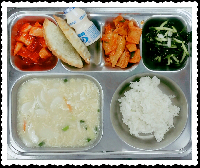
#> input picture LabellingTool/input/20170441.png, 200 x 168 px; its folder holds only this picture in this run
$ python main.py
#> lines starting #> are read from the running program, lines starting #| are printed output that depends on the picture
### LabellingTool/util.py
import os
from config import IMG_PATH


def load_img_files():
    file_list = os.listdir(IMG_PATH)
    img_files = [file for file in file_list if file.endswith('.png')]
    img_files.sort()
    print(img_files)
    return img_files


def crop_img(img):
    y, x, c = img.shape

    left_x = int((x - 200) / 2)
    up_y = int((y - 150) / 2)

    img = img[up_y:up_y + 150, left_x:left_x + 200]

    y, x, c = img.shape

    print(x, y)
    assert x == 200 and y == 150

    return img


def clamp(n, smallest, largest):
    return max(smallest, min(n, largest))

### LabellingTool/cv_util.py
import cv2
import os
import numpy as np
from config import *


def setup_cv(img, on_mouse):
    cv2.namedWindow('image', cv2.WINDOW_NORMAL)  # 창 크기 수동 조절
    cv2.moveWindow(winname='image', x=50, y=50)

    cv2.setMouseCallback('image', on_mouse, img)


def load_label(img, img_file_name):
    y, x, c = img.shape

    if os.path.isfile(os.path.join(LABEL_PATH, img_file_name)):  # label file 존재시 label 불옴옴
        label = cv2.imread(os.path.join(LABEL_PATH, img_file_name))
    else:
        label = np.zeros((150, 200, c), dtype=np.uint8)

    label = cv2.resize(label, dsize=(200 * 5, 150 * 5), interpolation=cv2.INTER_AREA)

    dst = cv2.addWeighted(img, 0.3, label, 0.7, 0)

    return label, dst

### LabellingTool/main.py
import cv2
import os

from util import crop_img, load_img_files, clamp
from cv_util import setup_cv, load_label

import cv2
import numpy as np
from PIL import ImageFont, ImageDraw, Image

from config import *

font = ImageFont.truetype("fonts/NanumGothic.ttf", 40)


# [30 lines left out: function on_mouse, not called in this run]


color_idx = 0
img_files = load_img_files()

oldx = oldy = -1

brush_size = 100
brush_size_control_ratio = 10

img_index = 0

img = cv2.imread(os.path.join(IMG_PATH, img_files[img_index]))
#> img is the input picture: shape (168, 200, 3); mean B, G, R 132.1, 147.9, 154.9
img = crop_img(img)
#> in crop_img, `img = img[up_y:up_y + 150, left_x:left_x + 200]`:
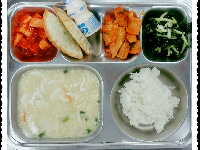
#> img: shape (150, 200, 3); mean of channels 0, 1, 2 128.3, 146, 154; drawn as B, G, R
#| 200 150
img = cv2.resize(img, dsize=(200 * 5, 150 * 5), interpolation=cv2.INTER_AREA)
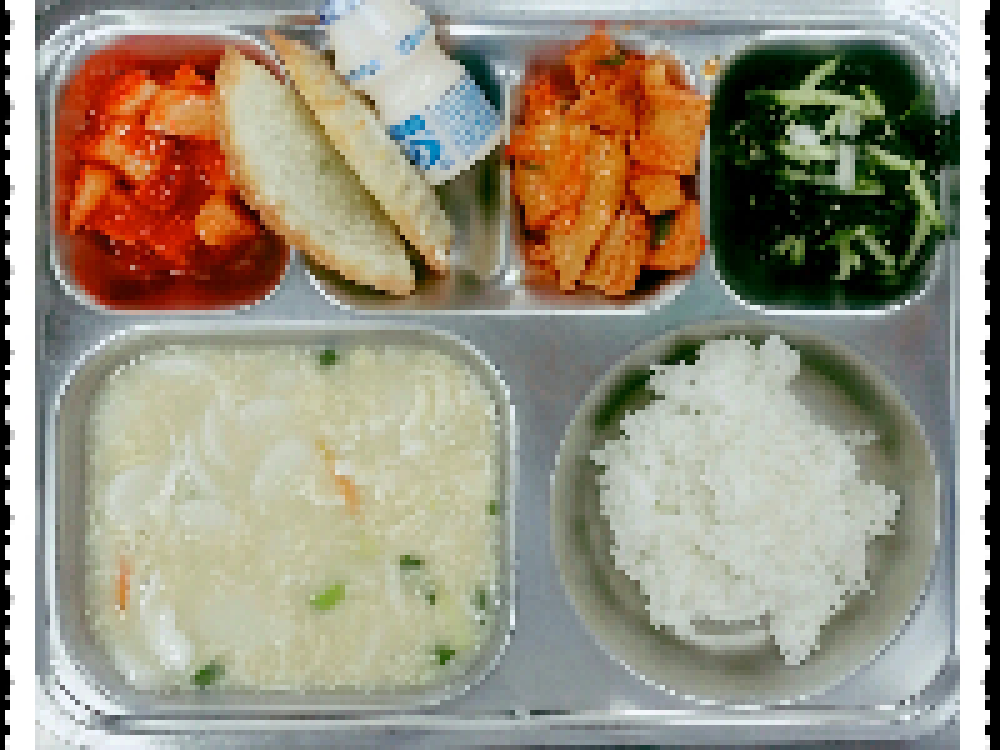
#> img: shape (750, 1000, 3); mean of channels 0, 1, 2 128.3, 146, 154; drawn as B, G, R

y, x, c = img.shape
#> y = 750; x = 1000; c = 3

label, dst = load_label(img, img_files[img_index])
#> in load_label, `label = cv2.resize(label, dsize=(200 * 5, 150 * 5), interpolation=cv2...`:
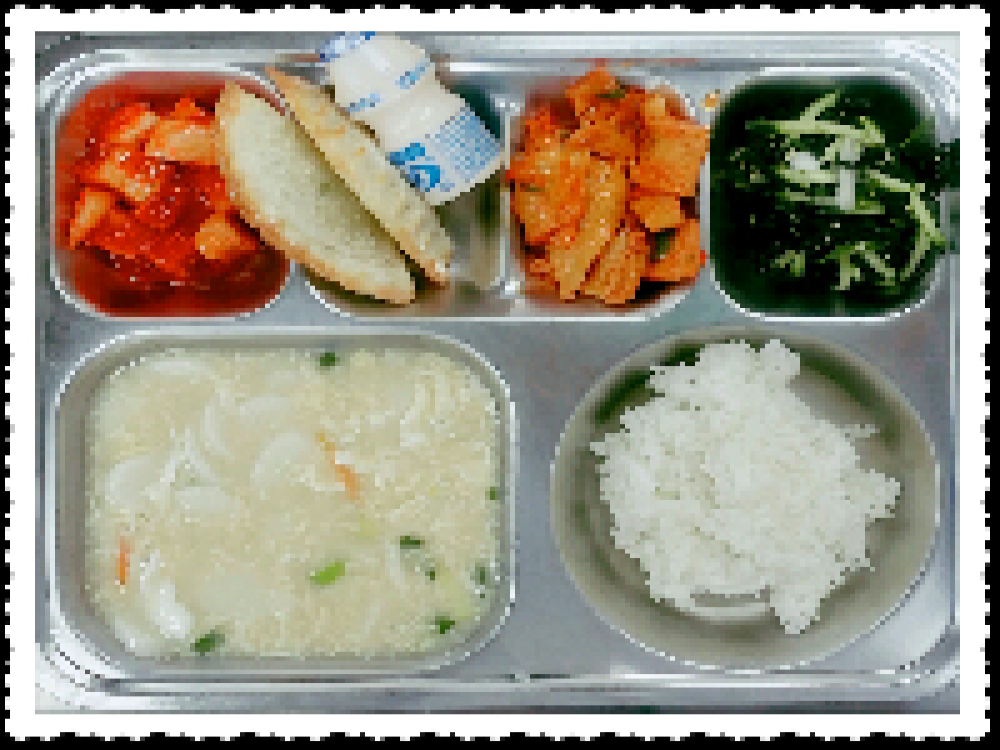
#> label: shape (750, 1000, 3); mean B, G, R 132.1, 147.9, 154.9
#> in load_label, `dst = cv2.addWeighted(img, 0.3, label, 0.7, 0)`:
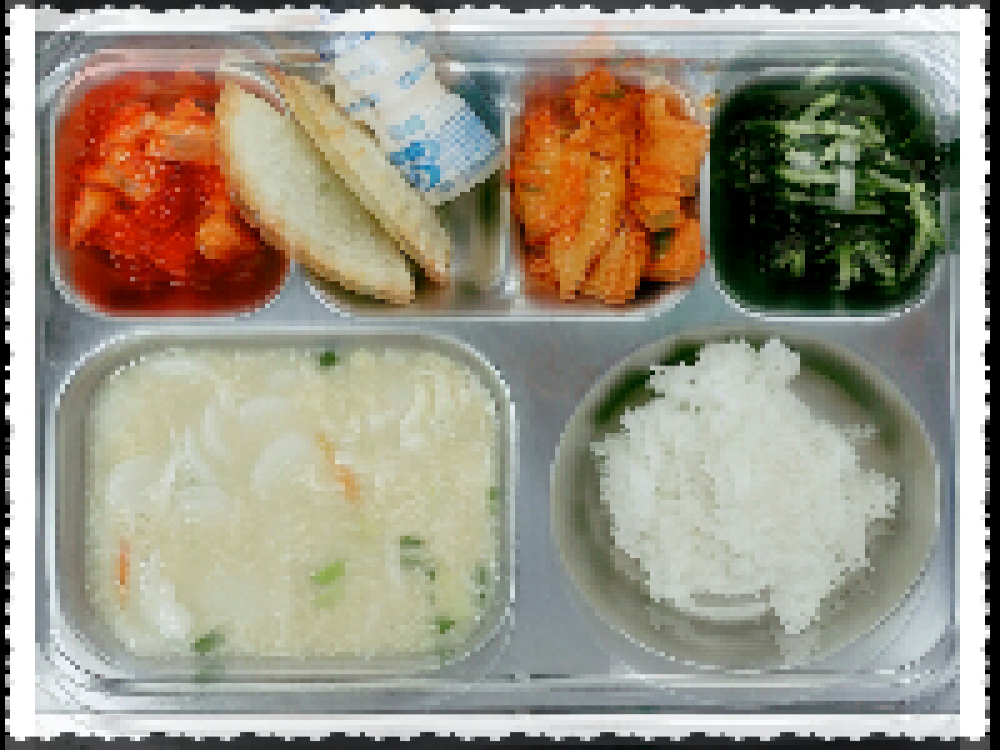
#> dst: shape (750, 1000, 3); mean of channels 0, 1, 2 131, 147.3, 154.6; drawn as B, G, R

cv2.imshow('image', dst)

setup_cv(img, on_mouse=on_mouse)

show_label = False


# [19 lines left out: function next_img, not called in this run]


while True:
    key = cv2.waitKey()
#> (key x is pressed here)

    if key == ord('1'):
        brush_size -= brush_size_control_ratio
    elif key == ord('2'):
        brush_size += brush_size_control_ratio
    elif key == ord('l'):
        if show_label:
            cv2.imshow('image', label)
        else:
            cv2.imshow('image', dst)
        show_label = not show_label
    elif key == ord('z'):  # 밥
        color_idx = 0
        pass
    elif key == ord('x'):  # 중앙 부식 (보통 우유)
        color_idx = 1
        pass
    elif key == ord('c'):  # 국
        color_idx = 2
        pass
    elif key == ord('a'):  # 왼쪽 반찬
        color_idx = 3
        pass
    elif key == ord('s'):  # 중앙 반찬 (윈쪽)
        color_idx = 4
        pass
    elif key == ord('d'):  # 중앙 반찬 (오른쪽)
        color_idx = 5
        pass
    elif key == ord('f'):  # 오른쪽 반찬
        color_idx = 6
        pass
    elif key == ord('g'):  # 식판에 걸쳐있는 부식
        color_idx = 7
        pass
    elif key == 27:  # esc
        break

    print(key)
    if key == ord('m'):  # right arrow
        print('right')
        next_img(1)

    elif key == ord('n'):  # left arrow
        print('left')
        next_img(-1)

cv2.destroyAllWindows()

$ run again, on LabellingTool/input/20170442.png
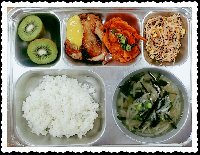
#> input picture LabellingTool/input/20170442.png, 200 x 155 px
#> img is the input picture: shape (155, 200, 3); mean B, G, R 126.9, 144, 150.5
#| 200 150
#> `img = cv2.resize(img, dsize=(200 * 5, 150 * 5), interpolation=cv2.INTE..`:
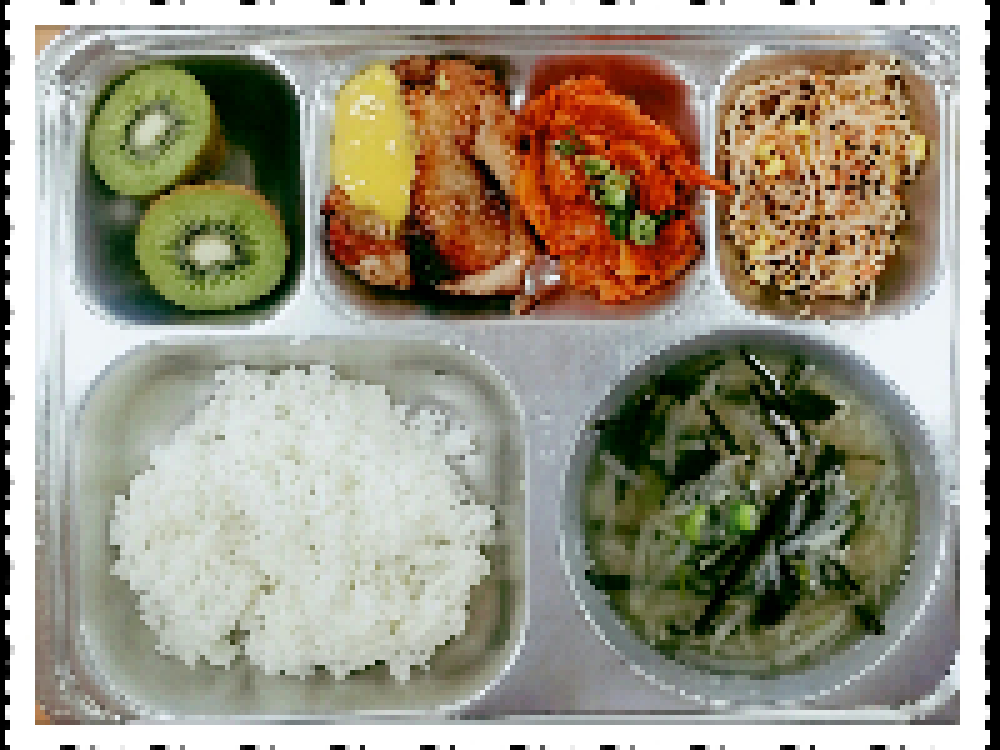
#> img: shape (750, 1000, 3); mean of channels 0, 1, 2 130.4, 148.1, 154.8; drawn as B, G, R
#> in load_label, `dst = cv2.addWeighted(img, 0.3, label, 0.7, 0)`:
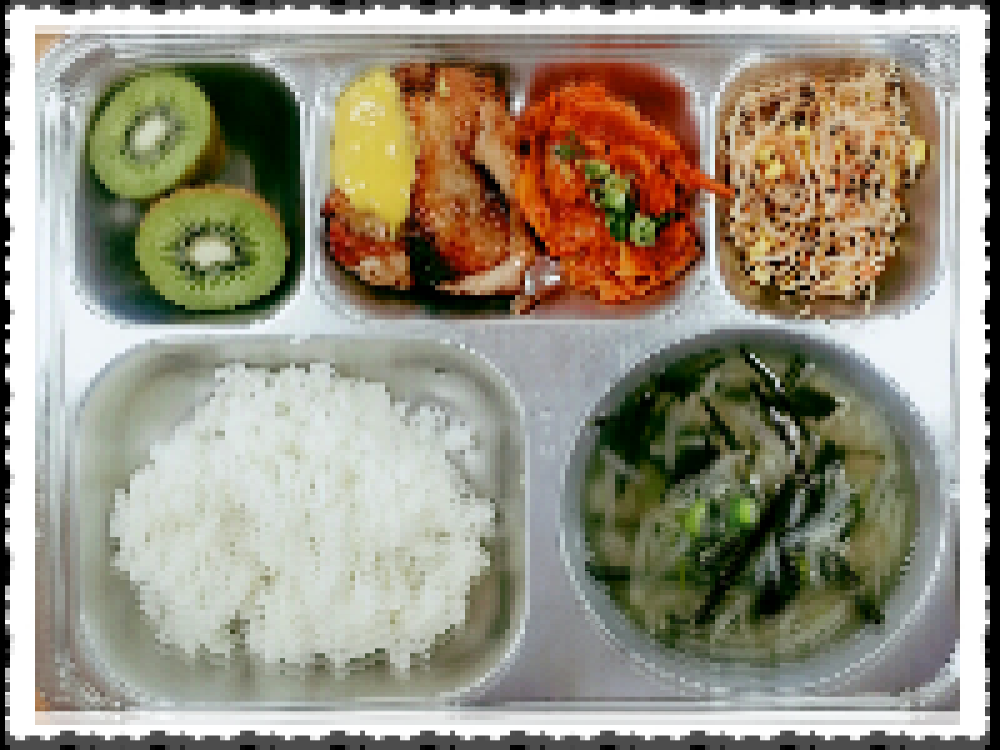
#> dst: shape (750, 1000, 3); mean of channels 0, 1, 2 128, 145.2, 151.7; drawn as B, G, R

$ run again, on LabellingTool/input/20170443.png
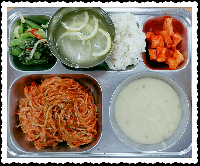
#> input picture LabellingTool/input/20170443.png, 200 x 166 px
#> img is the input picture: shape (166, 200, 3); mean B, G, R 119.7, 134.9, 147.8
#| 200 150
#> `img = cv2.resize(img, dsize=(200 * 5, 150 * 5), interpolation=cv2.INTE..`:
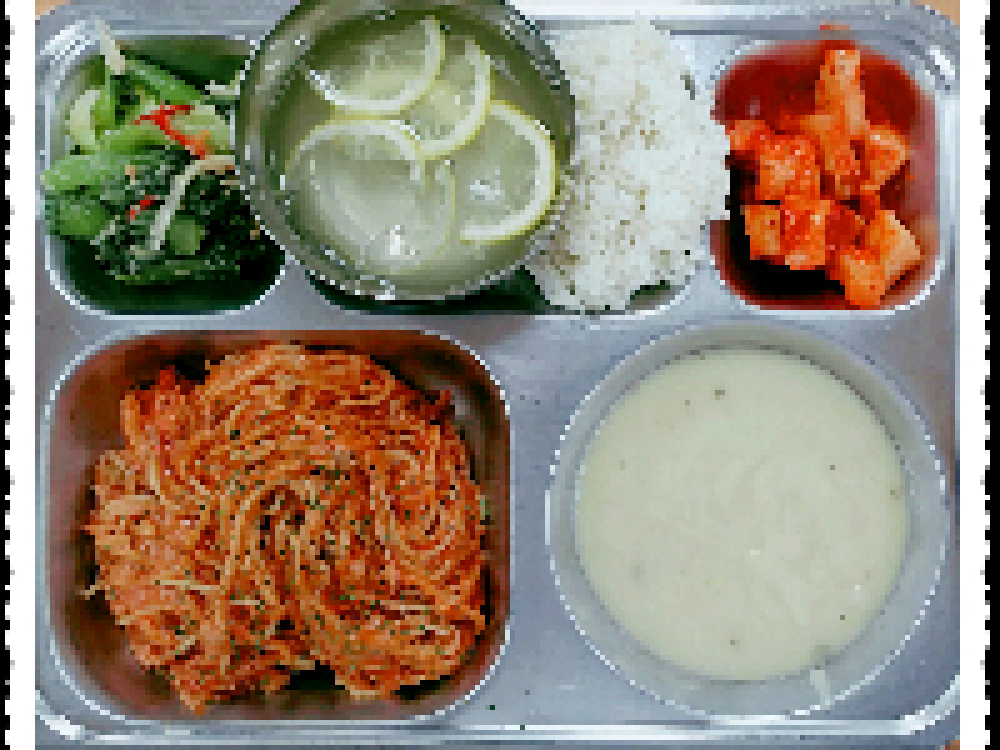
#> img: shape (750, 1000, 3); mean of channels 0, 1, 2 114.9, 131.7, 145.9; drawn as B, G, R
#> in load_label, `dst = cv2.addWeighted(img, 0.3, label, 0.7, 0)`:
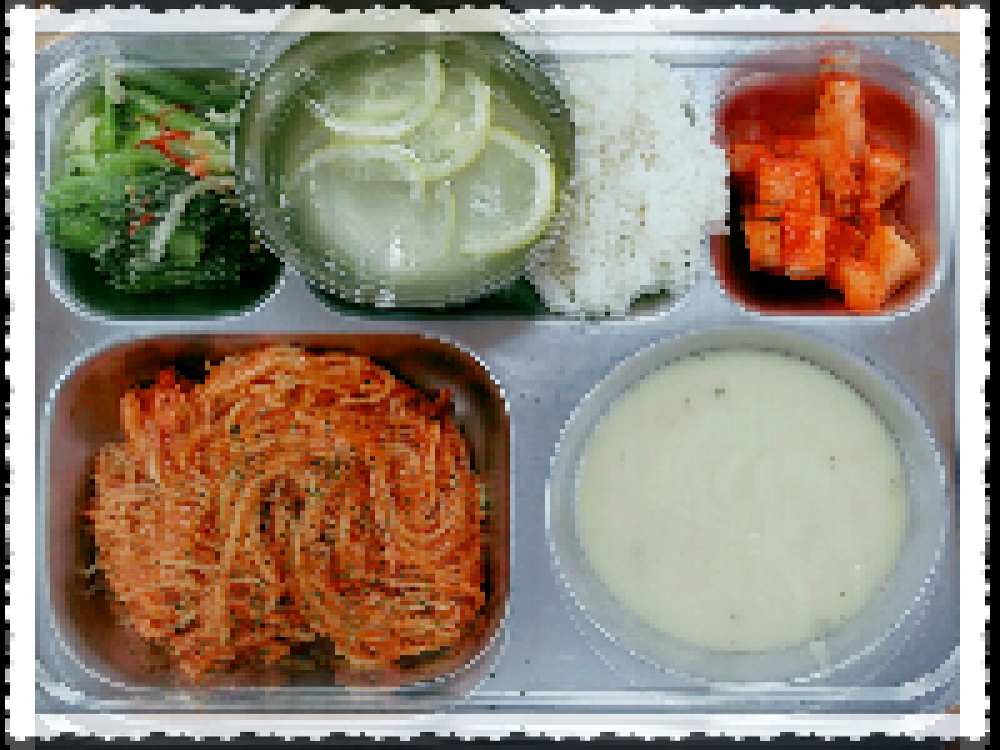
#> dst: shape (750, 1000, 3); mean of channels 0, 1, 2 118.3, 134, 147.2; drawn as B, G, R
